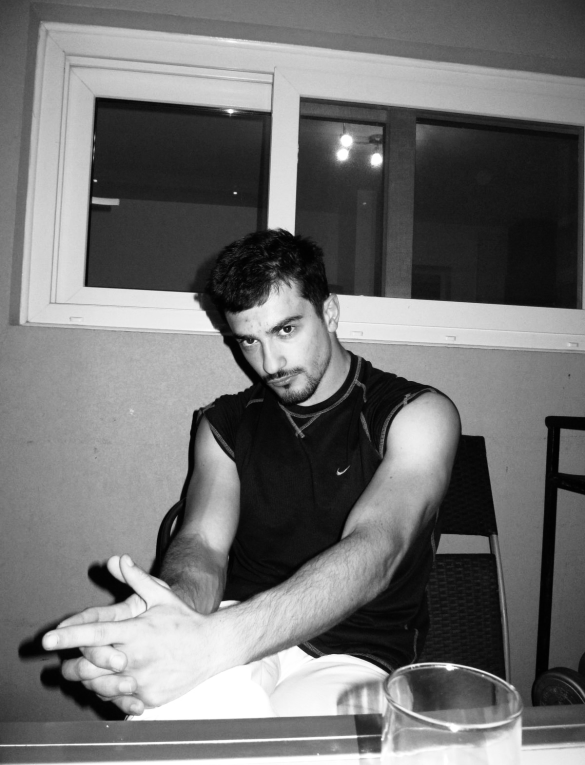
#> input picture TP 03 dataset imagenes/IMG_0568.jpg, 1170 x 1530 px, found by its file name (shown at 1/2 size); its folder holds only this picture in this run
$ python punto_1.py
#> lines starting #> are read from the running program, lines starting #| are printed output that depends on the picture
import numpy as np
import matplotlib.pyplot as plt
from skimage.io import imread
from skimage.transform import resize
import os

def load_images(directory, img_size):
#> called with img_size = 28
    images = []
    for filename in os.listdir(directory):
        filepath = os.path.join(directory, filename)
        try:
            img = imread(filepath, as_gray=True)
#> img is the input picture: shape (1530, 1170) float64; min 0, max 1, mean 0.445
            img_resized = resize(img, (img_size, img_size), anti_aliasing=True)
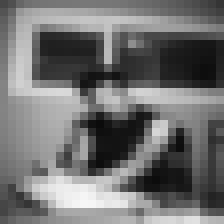
#> img_resized: shape (28, 28) float64 (shown 8 times larger); min 0.0461, max 0.97, mean 0.445
            images.append(img_resized.flatten())
        except (IOError, ValueError):
            print(f"Archivo no válido o no se pudo leer: {filename}")
            continue
    return np.array(images)


img_directory = '/Users/belengotz/Desktop/tp3Metodos/TP 03 dataset imagenes'
img_size = 28
images_matrix = load_images(img_directory, img_size)


def svd_compression(images, d):
    #SVD
    U, S, Vt = np.linalg.svd(images, full_matrices=False)

    U_d = U[:, :d]
    S_d = np.diag(S[:d])
    Vt_d = Vt[:d, :]

    compressed_images = U_d @ S_d @ Vt_d
    return compressed_images

def visualize_images(original_images, compressed_images, img_size, title=None):
    num_images = len(original_images)
    fig, axes = plt.subplots(2, num_images, figsize=(num_images * 2, 4))

    for i in range(num_images):
        ax = axes[0, i]
        ax.imshow(original_images[i].reshape(img_size, img_size), cmap='gray')
        ax.axis('off')
        if i == 0:
            ax.set_title('Original')

        ax = axes[1, i]
        ax.imshow(compressed_images[i].reshape(img_size, img_size), cmap='gray')
        ax.axis('off')
        if i == 0:
            ax.set_title('Compressed')

    if title:
        plt.suptitle(title)

    plt.show()

def calculate_error(original, compressed):
    error = np.linalg.norm(original - compressed, 'fro') / np.linalg.norm(original, 'fro')
    return error * 100


def visualize_images_matrix(images_matrix, img_size):
#> called with images_matrix = array of shape (1, 784), img_size = 28
    num_images = images_matrix.shape[0]
#> num_images = 1
    grid_size = int(np.ceil(np.sqrt(num_images)))
#> grid_size = 1

    fig, axes = plt.subplots(grid_size, grid_size, figsize=(10, 10))
#> (the run stopped early here; a loop or call above may not have finished)
